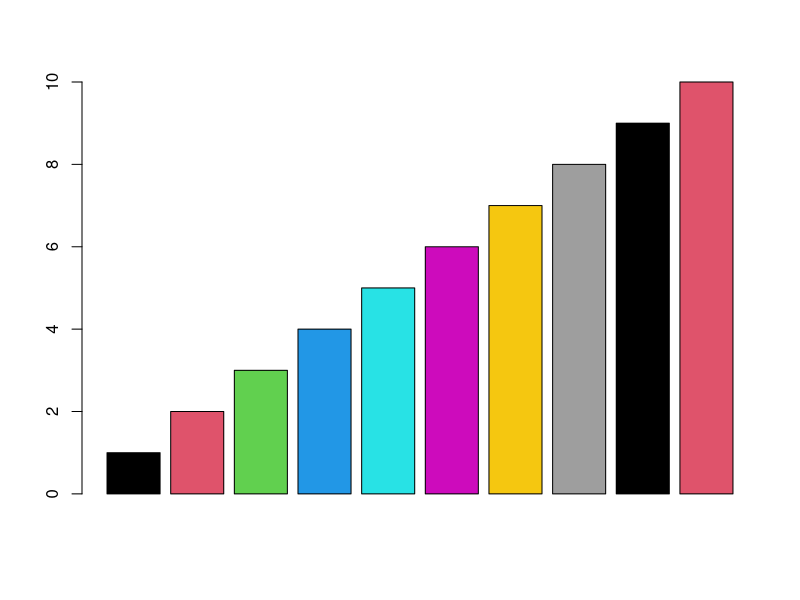
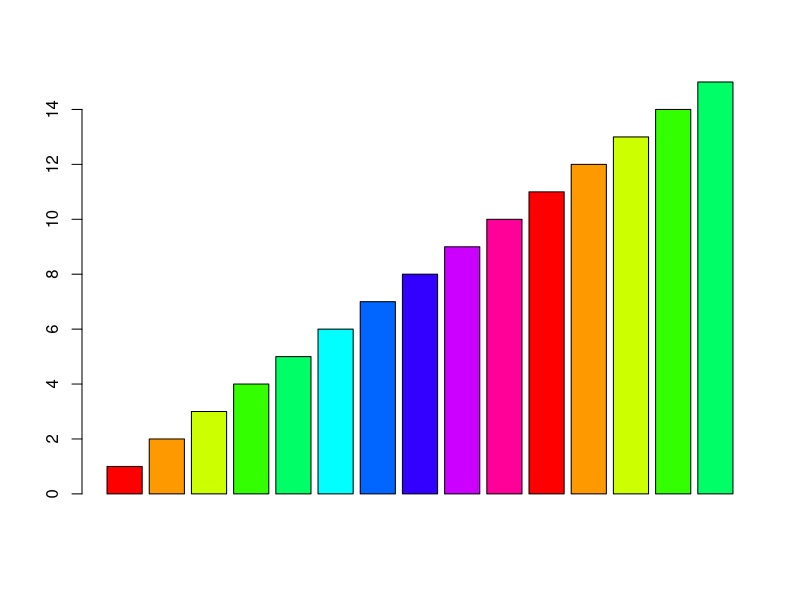
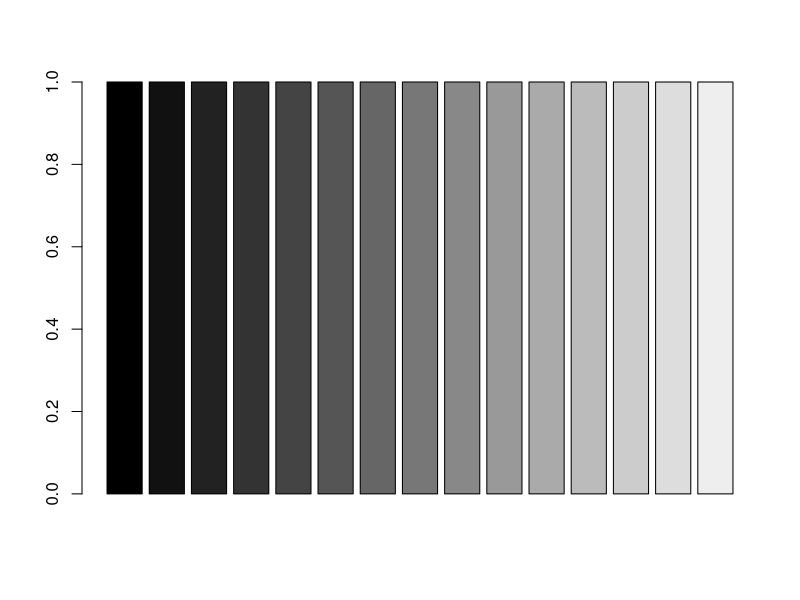
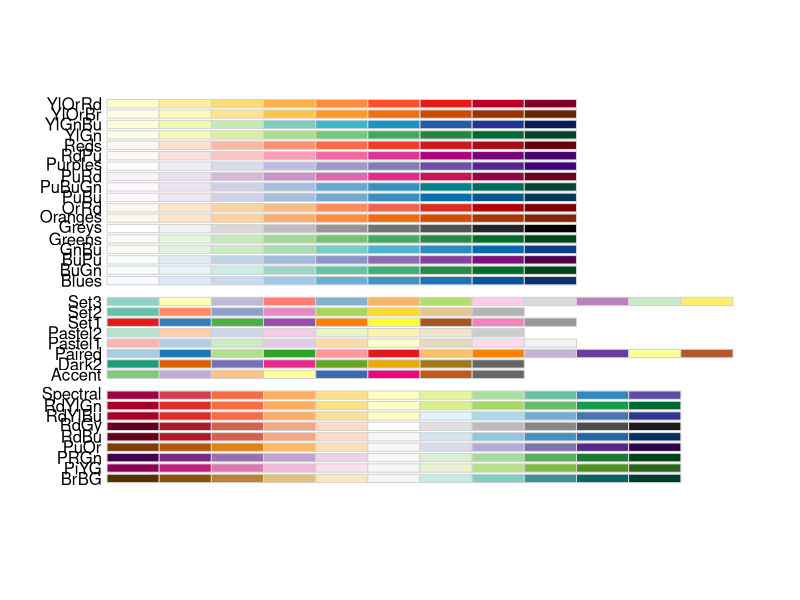
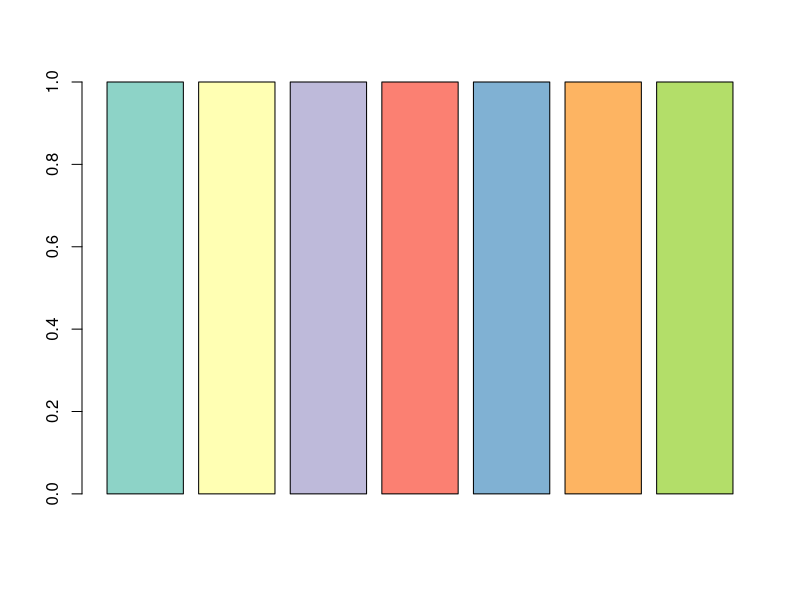
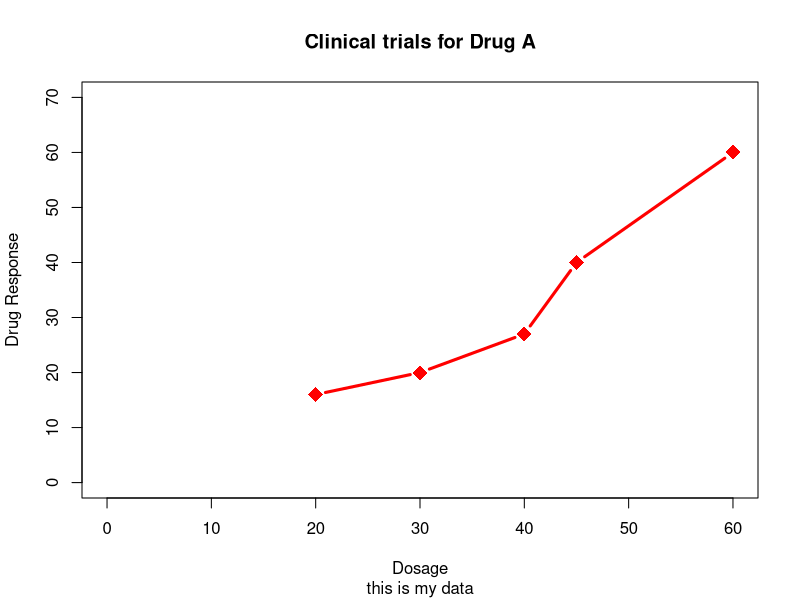
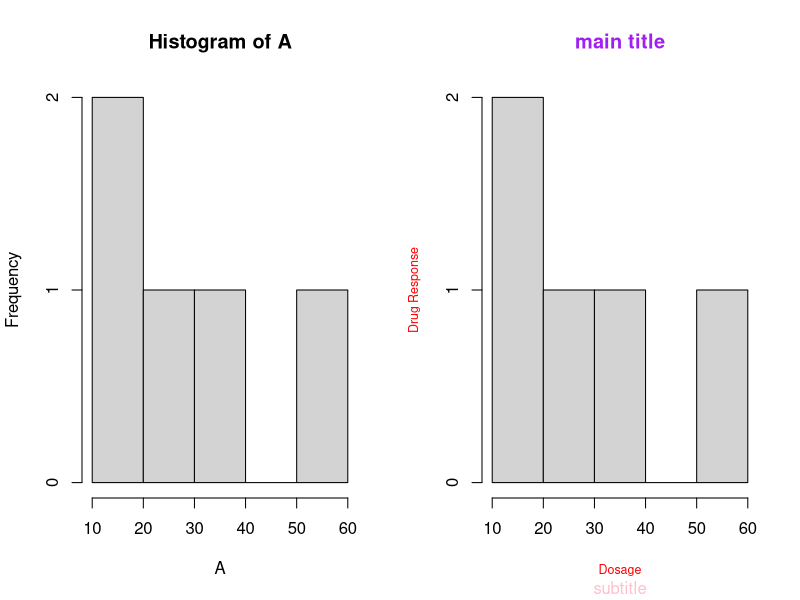

Recreate these plots in R, in order. (Note: this script raises an error after producing the figures.)
## ---- chunk 1
colors()
rgb(red = 0,green = 1,blue = 1)
hsv()
barplot(1:10,col=c(1:10))

### n种连续的彩虹色  十六进制
rainbow(10)        
barplot(rep(1:15),col=rainbow(10))

### n阶灰度色 十六进制
gray(0:15/15)      
barplot(rep(1,15),col=gray(0:15/15))

library(RColorBrewer)
RColorBrewer::display.brewer.all()
barplot(rep(1,7),col=brewer.pal(7,"Set3"))

## ---- chunk 2
dose<-c(20,30,40,45,60)
A<-c(16,20,27,40,60)
B<-c(15,18,25,31,40)
plot(dose,A,type="b",           #type="b" 线连接点
     
     col="red",lty=1,pch=18,lwd=3,cex=2,    #点和线属性
     
     main="Clinical trials for Drug A",     #主标题
     sub="this is my data",                  #副标题
     xlab="Dosage",ylab="Drug Response",    #坐标轴标签
     xlim=c(0,60),ylim = c(0,70)           #坐标轴范围
)
## ---- chunk 3
par(mfrow=c(1,2))  
hist(A)
hist(A,ann=FALSE)    #ann=FALSE 移除默认标题
title(main="main title", col.main="purple",       #主标题
      sub="subtitle", col.sub="pink",            #副标题
      xlab="Dosage",ylab="Drug Response",col.lab="red" ,cex.lab=0.75
      )
par(opar)
## ---- chunk 4
x<-c(1:10)
y<-x
z<-10/x
par(mar=c(5,4,4,4))
par(mfrow=c(1,2))
plot(x,y)
plot(x,y,axes=FALSE)#禁用坐标轴框架、刻度
plot(x,y,axes=FALSE,frame.plot = TRUE)#禁用刻度

plot(x,y,type="b",pch=21,col="red",bg="black",
     xaxt="n",yaxt="n",lty=1  #xaxt、yaxt 禁用X、Y坐标轴刻度
     )
lines(x,z,type="b",pch=22,col="blue",lty=2,bg="green")  #添加新图形
#绘制自定义坐标轴
#axis(side,at= ,labels = ,pos = ,las=,tck=,…)
#side  1=下，2=左，3=上，4=右 
#at   数值向量，绘制刻度线的位置
#labels  字符序列，刻度线的文字标签
#las    0=垂直于坐标轴，2=平行于坐标轴   
#tck=-0.01    刻度线的长度   1=网格线 0=禁用刻度  负值在图形外侧，正值在图形内侧
axis(side = 1,at=x,labels = x,las=0,tck=-0.1)
axis(side=2,at=x,labels=x,col.axis="red",las=2,tck=0.1)
axis(side=4,at=z,labels=round(z,digits=3),col.axis="blue",las=2,tck=-.05)

#library(Hmisc)
#minor.tick(nx=2,ny=2,tick.ratio = .5)#添加次要刻度线

## 图例  legend(location, title, legend,...)
par(lwd=2,cex=1,font.lab=2)
legend("top",inset=0.05,title="函数",c("Y=X","Y=10/x"),text.col = "green",
       lty=c(3,2),pch=c(21,22),col=c("red","blue",bg=c("black","green")))
## ---- chunk 5
#mtext("text",side,line=,)
mtext("Y=10/X",side=4,line=3,cex.lab=1,las=2,col="blue")  #边界文本
title(main="my graphics",
      sub="subtitle",
      xlab="X values",
      ylab="Y=X")
abline(h=c(1,2,3,4),lty=2,col="red")  ###添加水平辅助线 
abline(v=c(8,9,10),lty=4,col="blue")  ###添加垂直辅助线 


# text(x,y,"text",pos=)  1=下，2=左，3=上，4=右
text(5,5,"文本1",pos=4,adj=0,cex=2,col="green")
text(locator[1],"文本",pos=4,adj=0,cex=2,col="green")######鼠标点击确定位置
## ---- chunk 6
#标注点的信息
A<-c(1:5)
B<-c(15,23,26,17,21)
plot(A,B,type="b")
ABC<-data.frame(A,B,row.names =c("afaf","fa","faae","agg","grgw"))
attach(ABC)
text(A,B,row.names(ABC),cex=0.6,pos=4,col="blue")
detach(ABC)
par(opar)
## ---- chunk 7
#layout(matrix,widths=,heights=)
attach(mtcars)
mat<-matrix(c(1,1,2,3),2, 2, byrow = FALSE)
layout(mat,widths = c(1,0.5),heights = c(0.5,1))
hist(wt)
hist(mpg)
hist(disp)
detach(mtcars)
## ---- chunk 8
#参数fig=c(x1,x2,y1,y2)
attach(mtcars)
par(fig=c(0,0.8,0,0.8))
plot(wt,mpg,xlab="Miles per Gallon",ylab="Car Weight")
par(fig=c(0,0.8,0.55,1),new=TRUE)
boxplot(wt,horizontal = TRUE,axes=FALSE)
par(fig=c(0.65,1,0,0.8),new=TRUE)
boxplot(mpg,axes=FALSE)
mtext("boxplot of wt",side=3,outer = TRUE,line=-3)
## ---- chunk 9
data(mpg,package="ggplot2") 
## ---- chunk 10
barplot(table(mpg$drv))
barplot(table(mpg$drv),horiz = TRUE)

barplot(table(mpg$drv,mpg$class),legend=row.names(table(mpg$drv,mpg$class)))
barplot(table(mpg$drv,mpg$class),beside = TRUE,
        legend=row.names(table(mpg$drv,mpg$class)))

spineplot(table(mpg$class,mpg$drv))
## ---- chunk 11
x<-c(10,12,4,16,8)
labs<-c("US","UK","Australia","Germany","France")

pie(x,labels=labs,main="简单饼图")
pct<-round(x/sum(x)*100)
labs2<-paste(labs," ",pct,"%",sep="")
pie(x,labels=labs2,col=rainbow(length(labs2)),main="百分比饼图")

## ---- chunk 12
hist(mpg$hwy,breaks = 12,col="red")

hist(mpg$hwy,freq = FALSE,breaks = 12, col="lightgreen")
rug(mpg$hwy,col="brown",lwd=2)
lines(density(mpg$hwy),col="blue",lwd=2)

h <- hist(mpg$hwy,breaks = 12,col="red")
x<-seq(min(mpg$hwy),max(mpg$hwy),by=0.01)
y<-dnorm(x,mean=mean(mpg$hwy),sd=sd(mpg$hwy))   #概率密度曲线  f(X)=(fi/n)/ΔXi
y<-y*diff(h$mids[1:2])*length(mpg$hwy)  # y*组距*总样本量  正态分布
lines(x,y,col="blue",lwd=2)

plot(x,y)
## ---- chunk 13
plot(density(mpg$hwy))
polygon(density(mpg$hwy),col="lightblue",border = "red") 
rug(mpg$hwy,col="brown") 
## ---- chunk 14
boxplot.stats(mpg$hwy)
boxplot(mpg$hwy)

boxplot(hwy~drv,data=mpg,
        notch=TRUE,
        varwidth=TRUE)

boxplot(hwy~drv*cyl,data=mpg)
## ---- chunk 15
dotchart(mtcars[order(mtcars$mpg),]$mpg,labels = row.names(mtcars),groups = mtcars$cyl)


#分组、排序、着色后的点图
x<-mtcars[order(mtcars$mpg),]
x$cyl<-factor(x$cyl)
x$color[x$cyl==4]<-"red"
x$color[x$cyl==6]<-"yellow"
x$color[x$cyl==8]<-"blue"
dotchart(x$mpg,
         labels = row.names(x),cex=.7,
         groups = x$cyl,         #分组参数 因子
         gcolor = "black",
         color = x$color
         )
## ---- chunk 16
car::scatterplot(mpg~wt|am,data=mtcars,
            id=TRUE,
            legend =TRUE,#图例
            grid=TRUE,   #添加网格线
            boxplots="xy"  #添加边界箱线图
)
## ---- chunk 17
car::scatterplotMatrix(~mpg+disp+drat+wt,data=mtcars)
## ---- chunk 18
symbols(mtcars$wt,mtcars$mpg,
        circle=sqrt(mtcars$disp/pi),
        inches = .30, #比例
        fg="white",bg="lightblue")
text(mtcars$wt,mtcars$mpg,row.names(mtcars),cex=.6)
## ---- chunk 19
Orange
t1<-subset(Orange,Tree==1)
plot(t1$age,t1$circumference,type="p")
plot(t1$age,t1$circumference,type="b")
plot(t1$age,t1$circumference,type="c")
